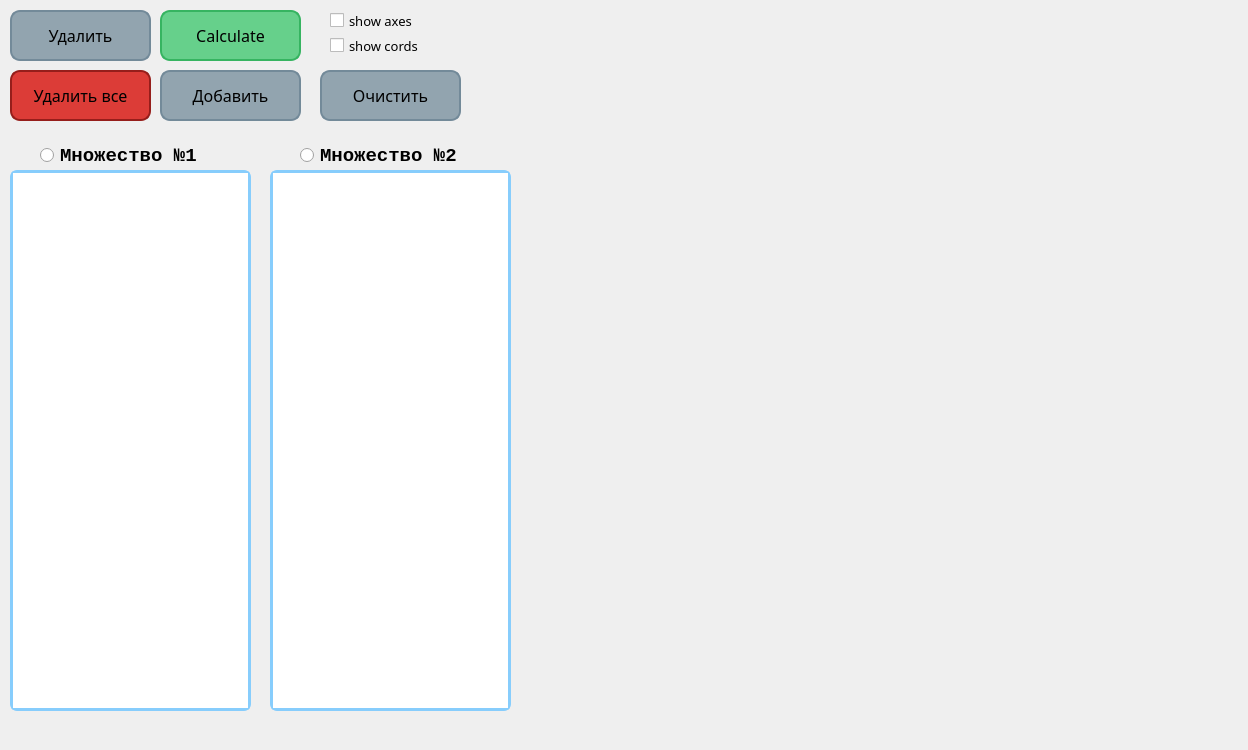
<?xml version="1.0" encoding="UTF-8"?>
<ui version="4.0">
 <class>MainWindow</class>
 <widget class="QMainWindow" name="MainWindow">
  <property name="geometry">
   <rect>
    <x>0</x>
    <y>0</y>
    <width>1248</width>
    <height>750</height>
   </rect>
  </property>
  <property name="minimumSize">
   <size>
    <width>1245</width>
    <height>750</height>
   </size>
  </property>
  <property name="maximumSize">
   <size>
    <width>1250</width>
    <height>750</height>
   </size>
  </property>
  <property name="font">
   <font>
    <weight>50</weight>
    <bold>false</bold>
   </font>
  </property>
  <property name="windowTitle">
   <string>computer graphic lab_01</string>
  </property>
  <property name="unifiedTitleAndToolBarOnMac">
   <bool>false</bool>
  </property>
  <widget class="QWidget" name="centralwidget">
   <widget class="QTableWidget" name="table_1">
    <property name="geometry">
     <rect>
      <x>10</x>
      <y>170</y>
      <width>241</width>
      <height>541</height>
     </rect>
    </property>
    <property name="styleSheet">
     <string notr="true">QTableWidget
{
	border-radius: 7px;
	border: 3px solid rgb(135, 205, 252);
}</string>
    </property>
   </widget>
   <widget class="QRadioButton" name="set_button_1">
    <property name="geometry">
     <rect>
      <x>40</x>
      <y>140</y>
      <width>231</width>
      <height>31</height>
     </rect>
    </property>
    <property name="font">
     <font>
      <family>Consolas</family>
      <pointsize>14</pointsize>
      <weight>75</weight>
      <bold>true</bold>
     </font>
    </property>
    <property name="text">
     <string>Множество №1</string>
    </property>
   </widget>
   <widget class="QTableWidget" name="table_2">
    <property name="geometry">
     <rect>
      <x>270</x>
      <y>170</y>
      <width>241</width>
      <height>541</height>
     </rect>
    </property>
    <property name="styleSheet">
     <string notr="true">QTableWidget
{
	border-radius: 7px;
	border: 3px solid rgb(135, 205, 252);
}</string>
    </property>
   </widget>
   <widget class="QRadioButton" name="set_button_2">
    <property name="geometry">
     <rect>
      <x>300</x>
      <y>140</y>
      <width>201</width>
      <height>31</height>
     </rect>
    </property>
    <property name="font">
     <font>
      <family>Consolas</family>
      <pointsize>14</pointsize>
      <weight>75</weight>
      <bold>true</bold>
     </font>
    </property>
    <property name="text">
     <string>Множество №2</string>
    </property>
   </widget>
   <widget class="QPushButton" name="add_button">
    <property name="geometry">
     <rect>
      <x>160</x>
      <y>70</y>
      <width>141</width>
      <height>51</height>
     </rect>
    </property>
    <property name="font">
     <font>
      <family>Calibri Light</family>
      <pointsize>12</pointsize>
      <weight>50</weight>
      <bold>false</bold>
     </font>
    </property>
    <property name="styleSheet">
     <string notr="true">QPushButton
{
	background-color: rgb(146, 164, 175);
	border-radius: 10px;
	border: 2px solid rgb(115, 138, 153);
}

QPushButton:pressed
{
	background-color: rgb(115, 138, 153);
}



</string>
    </property>
    <property name="text">
     <string>Добавить</string>
    </property>
   </widget>
   <widget class="QPushButton" name="del_button">
    <property name="geometry">
     <rect>
      <x>10</x>
      <y>10</y>
      <width>141</width>
      <height>51</height>
     </rect>
    </property>
    <property name="font">
     <font>
      <family>Calibri Light</family>
      <pointsize>12</pointsize>
      <weight>50</weight>
      <bold>false</bold>
     </font>
    </property>
    <property name="styleSheet">
     <string notr="true">QPushButton
{
	background-color: rgb(146, 164, 175);
	border-radius: 10px;
	border: 2px solid rgb(115, 138, 153);
}

QPushButton:pressed
{
	background-color: rgb(115, 138, 153);
}



</string>
    </property>
    <property name="text">
     <string>Удалить</string>
    </property>
   </widget>
   <widget class="QPushButton" name="del_all_button">
    <property name="geometry">
     <rect>
      <x>10</x>
      <y>70</y>
      <width>141</width>
      <height>51</height>
     </rect>
    </property>
    <property name="font">
     <font>
      <family>Calibri Light</family>
      <pointsize>12</pointsize>
      <weight>50</weight>
      <bold>false</bold>
     </font>
    </property>
    <property name="styleSheet">
     <string notr="true">QPushButton
{
	background-color: rgb(220, 60, 55);
	border-radius: 10px;
	border: 2px solid rgb(150, 30, 27);
}

QPushButton:pressed
{
	background-color: rgb(150, 30, 27);
}



</string>
    </property>
    <property name="text">
     <string>Удалить все</string>
    </property>
   </widget>
   <widget class="QWidget" name="graphics_widget" native="true">
    <property name="geometry">
     <rect>
      <x>530</x>
      <y>10</y>
      <width>701</width>
      <height>701</height>
     </rect>
    </property>
   </widget>
   <widget class="QPushButton" name="calc_button">
    <property name="geometry">
     <rect>
      <x>160</x>
      <y>10</y>
      <width>141</width>
      <height>51</height>
     </rect>
    </property>
    <property name="font">
     <font>
      <family>Cascadia Code</family>
      <pointsize>12</pointsize>
      <weight>50</weight>
      <bold>false</bold>
     </font>
    </property>
    <property name="styleSheet">
     <string notr="true">QPushButton
{
	background-color: rgb(102, 208, 139);
	border-radius: 10px;
	border: 2px solid rgb(54, 180, 97);
}

QPushButton:pressed
{
	background-color: rgb(54, 180, 97);
}



</string>
    </property>
    <property name="text">
     <string>Calculate</string>
    </property>
   </widget>
   <widget class="QCheckBox" name="cords_visibility_check">
    <property name="geometry">
     <rect>
      <x>330</x>
      <y>30</y>
      <width>141</width>
      <height>31</height>
     </rect>
    </property>
    <property name="font">
     <font>
      <family>Cascadia Code</family>
      <pointsize>10</pointsize>
     </font>
    </property>
    <property name="text">
     <string>show cords</string>
    </property>
   </widget>
   <widget class="QCheckBox" name="axes_visibility_check">
    <property name="geometry">
     <rect>
      <x>330</x>
      <y>10</y>
      <width>131</width>
      <height>21</height>
     </rect>
    </property>
    <property name="font">
     <font>
      <family>Cascadia Code</family>
      <pointsize>10</pointsize>
      <weight>50</weight>
      <bold>false</bold>
     </font>
    </property>
    <property name="text">
     <string>show axes</string>
    </property>
   </widget>
   <widget class="QPushButton" name="clear_button">
    <property name="geometry">
     <rect>
      <x>320</x>
      <y>70</y>
      <width>141</width>
      <height>51</height>
     </rect>
    </property>
    <property name="font">
     <font>
      <family>Calibri Light</family>
      <pointsize>12</pointsize>
      <weight>50</weight>
      <bold>false</bold>
     </font>
    </property>
    <property name="styleSheet">
     <string notr="true">QPushButton
{
	background-color: rgb(146, 164, 175);
	border-radius: 10px;
	border: 2px solid rgb(115, 138, 153);
}

QPushButton:pressed
{
	background-color: rgb(115, 138, 153);
}



</string>
    </property>
    <property name="text">
     <string>Очистить</string>
    </property>
   </widget>
  </widget>
 </widget>
 <resources/>
 <connections/>
</ui>
